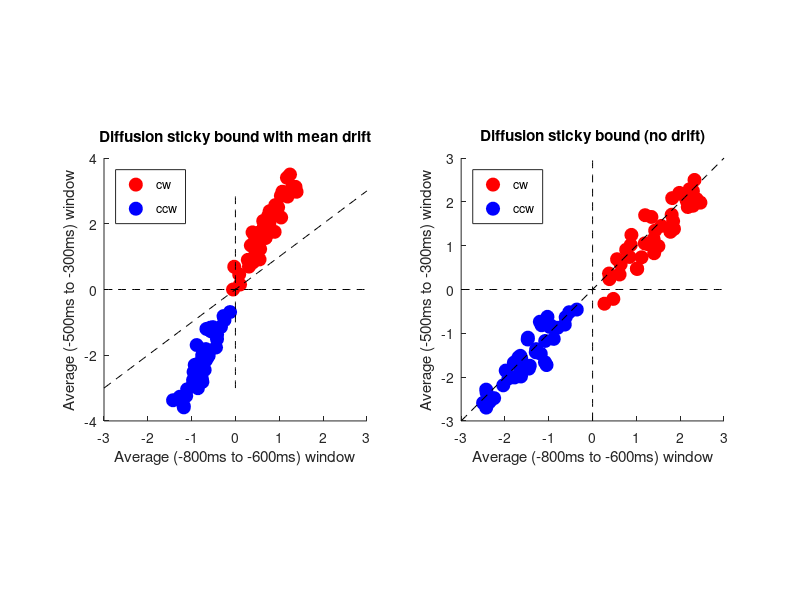

This chart was generated by the following MATLAB code: (Note: this script raises an error after producing the figure.)
clear all; close all; clc;
% ==> directories
dataPath     = strcat('/home/thomas/Desktop/UTAustin/Goris/pfc_code/pfc_data');
drc = '../data/';

%% ==> accumulation bound panel

% ==> parameters ~~~~~~~~~~~~~~~~~~~~~~~~~~~~~~~~~~~~~~~~~~~~~~~~~~~~~~~~~~~~~~~

% => number of simulated trials
N = 500;
% => number of simulated timepoints
tm = 200;
% ==> bound
bnd = 10;

% ==> timepoints (like the one for Monkey F and session 1 in the physiology data)
t = linspace(-795,-45,200);

% get indices of timepoints closest to -500 and -300 ms
[~,il] = min(abs(t + 500)); %-500
[~,iu] = min(abs(t + 300)); %-300
% get indices of timepoints closest to -800 and -600 ms
[~,il2] = min(abs(t + 800)); %-800
[~,iu2] = min(abs(t + 600)); %-600

% ~~~~~~~~~~~~~~~~~~~~~~~~~~~~~~~~~~~~~~~~~~~~~~~~~~~~~~~~~~~~~~~~~~~~~~~~~~~~~~


% ==> figure 
figure(3); set(gcf,'Color','w'); set(gcf, 'Position',[675 461 932 501])

% ==> factor for prior offset in cw and ccw directions
for fc = 1:0.1:5

    % ==> prior offsets
    pr_cw  =  0.5 * fc;
    pr_ccw = -0.5 * fc;

    % ==> Gaussian random walk
    sens  = randn(N,tm);
    % ==> cummulative sum over time
    csens = cumsum(sens,2);

    % ==> csens with bound - two cases: with ccw prior or with cw prior offsets
    csensb_cw =  csens + pr_cw;
    csensb_ccw = csens + pr_ccw;

    % ==> set DV values for timepoints over trials that reach or exceed a bound
    % to the bound value (stickiness)
    % ==> cw prior ctx
    csensb_cw(csensb_cw >=  bnd) =  bnd;
    csensb_cw(csensb_cw <= -bnd) = -bnd;
    % ==> ccw prior ctx
    csensb_ccw(csensb_ccw >=  bnd) =  bnd;
    csensb_ccw(csensb_ccw <= -bnd) = -bnd;

    % ==> once a bnd has been reached at time t for a given trial, set the remaining DV values
    % starting from t+1 to the bound for that trial
    % ==> cw cases
    for i = 1:N
        bidx = find(csensb_cw(i,:) >=  bnd, 1, 'first');
        % => set to bound
        if ~isempty(bidx)
            csensb_cw(i,bidx:end) = bnd;
        end
    end
    for i = 1:N
        bidx = find(csensb_cw(i,:) <=  -bnd);
        bidx = min(bidx);
        % => set to bound
        if ~isempty(bidx)
            csensb_cw(i,bidx:end) = -bnd;
        end
    end
    % ==> ccw context cases
    for i = 1:N
        bidx = find(csensb_ccw(i,:) >=  bnd, 1, 'first');
        % => set to bound
        if ~isempty(bidx)
            csensb_ccw(i,bidx:end) = bnd;
        end
    end
    for i = 1:N
        bidx = find(csensb_ccw(i,:) <=  -bnd);
        bidx = min(bidx);
        % => set to bound
        if ~isempty(bidx)
            csensb_ccw(i,bidx:end) = -bnd;
        end
    end

    % figure(1); set(gcf,'Color','w'); set(gcf,'Position',[124 717 1682 245]);
    % subplot(1,5,1); 
    % hold on; hold all;
    % plot((csens + pr_cw)', 'color', [1,0.5,0.5,0.5]);     ylim([-bnd - 10, bnd + 10]);
    % plot(1:t,repmat( bnd,tm), 'r--', 'linewidth', 4);
    % plot(1:t,repmat(-bnd,tm), 'b--', 'linewidth', 4);
    % title('cw prior ctx')
    % subplot(1,5,2); 
    % hold on; hold all;
    % plot((csens + pr_ccw)', 'color', [0.5,0.5,1,0.5]);     ylim([-bnd - 10, bnd + 10]);
    % plot(1:t,repmat( bnd,tm), 'r--', 'linewidth', 4);
    % plot(1:t,repmat(-bnd,tm), 'b--', 'linewidth', 4);
    % title('ccw prior ctx')
    %  
    % subplot(1,5,3); 
    % hold on; hold all;
    % plot(1:t,repmat( bnd,tm), 'r--', 'linewidth', 4);
    % plot(1:t,repmat(-bnd,tm), 'b--', 'linewidth', 4);
    % plot(csensb_cw', 'color', [1,0.5,0.5,0.5]);     ylim([-bnd - 10, bnd + 10]);
    % title('cw prior ctx')
    % subplot(1,5,4); 
    % hold on; hold all;
    % plot(1:t,repmat( bnd,tm), 'r--', 'linewidth', 4);
    % plot(1:t,repmat(-bnd,tm), 'b--', 'linewidth', 4);
    % plot(csensb_ccw', 'color', [0.5,0.5,1,0.5]);     ylim([-bnd - 10, bnd + 10]);
    % title('ccw prior ctx')
    % 
    % subplot(1,5,5);
    % plot(mean(csensb_cw,1),'linewidth',1, 'color',  [1,0.5,0.5,0.5]);
    % hold on; hold all;
    % plot(mean(csensb_ccw,1),'linewidth',1, 'color', [0.5,0.5,1,0.5]);
    % ylabel('Average signed DV (acc. bound)')
    % xlabel('Time')
    % title('Average over trials')

    % ~~~~~~~~~~~~~~~~~~~~~~~~~~~~~~~~~~~~~~~~~~~~~~~~~~~~~~~~~~~~~~~~~~~~~~~~~~~~~~~~~~~~~~~~
    %==> case with a bias that grows linearly with t (mean drift)

    pr_cw_d =   fc*(0:(tm-1))/(0.5*tm-1);
    pr_ccw_d = -fc*(0:(tm-1))/(0.5*tm-1);

    % ==> csens with bound - two cases: with ccw prior or with cw prior
    csensb_cw_d =  csens + repmat(pr_cw_d, [N,1]);
    csensb_ccw_d = csens + repmat(pr_ccw_d,[N,1]);

    % ==> set DV values for timepoints over trials that reach or exceed a bound
    % to the bound value.
    % ==> cw prior ctx
    csensb_cw_d(csensb_cw_d >=  bnd) =  bnd;
    csensb_cw_d(csensb_cw_d <= -bnd) = -bnd;
    % ==> ccw prior ctx
    csensb_ccw_d(csensb_ccw_d >=  bnd) =  bnd;
    csensb_ccw_d(csensb_ccw_d <= -bnd) = -bnd;

    % ==> once a bnd has been reached at time t for a given trial, set the remaining DV values
    % starting from t+1 to the bound for that trial
    % ==> cw cases
    for i = 1:N
        bidx = find(csensb_cw(i,:) >=  bnd, 1, 'first');
        % => set to bound
        if ~isempty(bidx)
            csensb_cw_d(i,bidx:end) = bnd;
        end
    end
    for i = 1:N
        bidx = find(csensb_cw_d(i,:) <=  -bnd);
        bidx = min(bidx);
        % => set to bound
        if ~isempty(bidx)
            csensb_cw_d(i,bidx:end) = -bnd;
        end
    end
    % ==> ccw context cases
    for i = 1:N
        bidx = find(csensb_ccw(i,:) >=  bnd, 1, 'first');
        % => set to bound
        if ~isempty(bidx)
            csensb_ccw_d(i,bidx:end) = bnd;
        end
    end
    for i = 1:N
        bidx = find(csensb_ccw_d(i,:) <=  -bnd);
        bidx = min(bidx);
        % => set to bound
        if ~isempty(bidx)
            csensb_ccw_d(i,bidx:end) = -bnd;
        end
    end

    % figure(2); set(gcf,'Color','w'); set(gcf,'Position',[124 717 1682 245]);
    % subplot(1,5,1); 
    % hold on; hold all;
    % plot((csens + repmat(pr_cw_d, [N,1]))', 'color', [1,0.5,0.5,0.5]);     ylim([-bnd - 10, bnd + 10]);
    % plot(1:t,repmat( bnd,tm), 'r--', 'linewidth', 4);
    % plot(1:t,repmat(-bnd,tm), 'b--', 'linewidth', 4);
    % title('cw prior ctx')
    % subplot(1,5,2); 
    % hold on; hold all;
    % plot((csens + repmat(pr_ccw_d, [N,1]))', 'color', [0.5,0.5,1,0.5]);     ylim([-bnd - 10, bnd + 10]);
    % plot(1:t,repmat( bnd,tm), 'r--', 'linewidth', 4);
    % plot(1:t,repmat(-bnd,tm), 'b--', 'linewidth', 4);
    % title('ccw prior ctx')
    %  
    % subplot(1,5,3); 
    % hold on; hold all;
    % plot(1:t,repmat( bnd,tm), 'r--', 'linewidth', 4);
    % plot(1:t,repmat(-bnd,tm), 'b--', 'linewidth', 4);
    % plot(csensb_cw_d', 'color', [1,0.5,0.5,0.5]);     ylim([-bnd - 10, bnd + 10]);
    % title('cw prior ctx')
    % subplot(1,5,4); 
    % hold on; hold all;
    % plot(1:t,repmat( bnd,tm), 'r--', 'linewidth', 4);
    % plot(1:t,repmat(-bnd,tm), 'b--', 'linewidth', 4);
    % plot(csensb_ccw_d', 'color', [0.5,0.5,1,0.5]);     ylim([-bnd - 10, bnd + 10]);
    % title('ccw prior ctx')
    % 
    % subplot(1,5,5);
    % plot(mean(csensb_cw_d,1),'linewidth',1, 'color',  [1,0.5,0.5,0.5]);
    % hold on; hold all;
    % plot(mean(csensb_ccw_d,1),'linewidth',1, 'color', [0.5,0.5,1,0.5]);
    % ylabel('Average signed DV (acc. bound)')
    % xlabel('Time')
    % title('Average over trials')

    % ==> drifting prior expectation
    % => time window 1
    csensb_ccw_d_mu =  mean(mean(csensb_ccw_d(:,il:iu),1),2);
    csensb_cw_d_mu  =  mean(mean(csensb_cw_d(:, il:iu),1),2);
    % => time window 2
    csensb_ccw_d_mu2 = mean(mean(csensb_ccw_d(:,il2:iu2),1),2);
    csensb_cw_d_mu2  = mean(mean(csensb_cw_d(:, il2:iu2),1),2);

    % ==> fixed prior expectation
    % => time window 1
    csensb_ccw_mu =  mean(mean(csensb_ccw(:,il:iu),1),2);
    csensb_cw_mu  =  mean(mean(csensb_cw(:, il:iu),1),2);
    % => time window 2
    csensb_ccw_mu2 = mean(mean(csensb_ccw(:,il2:iu2),1),2);
    csensb_cw_mu2  = mean(mean(csensb_cw(:, il2:iu2),1),2);

    subplot(1,2,1);
    hold on; hold all;
    % scatter(csensb_cw_d_mu2 - csensb_ccw_d_mu2, csensb_cw_d_mu - csensb_ccw_d_mu,  90, 'ko'); %,'markerfacecolor', 'b', 'markeredgecolor', 'b')
    scatter(csensb_cw_d_mu2,  csensb_cw_d_mu,     90, 'o','markerfacecolor', 'r', 'markeredgecolor', 'r')
    scatter(csensb_ccw_d_mu2,  csensb_ccw_d_mu,   90, 'o','markerfacecolor', 'b', 'markeredgecolor', 'b')
    axis equal;
    subplot(1,2,2);
    hold on; hold all;
    % scatter(csensb_cw_mu2 - csensb_ccw_mu2,     csensb_cw_mu - csensb_ccw_mu, 90,  'ko'); %,'markerfacecolor', 'b', 'markeredgecolor', 'b')
    scatter(csensb_cw_mu2,    csensb_cw_mu,    90,  'o','markerfacecolor', 'r', 'markeredgecolor', 'r')
    scatter(csensb_ccw_mu2,    csensb_ccw_mu,  90,  'o','markerfacecolor', 'b', 'markeredgecolor', 'b')
    axis equal;

    fprintf('completed plotting for prior offset factor %d...\n',fc)

end

subplot(1,2,1);
hold on; hold all;
plot(-3:0.1:3,-3:0.1:3,'k--')
plot(-3:0.1:3,zeros([1,length(-3:0.1:3)]),'k--')
plot(zeros([1,length(-3:0.1:3)]),-3:0.1:3,'k--')
axis equal; axis square;
xlabel('Average (-800ms to -600ms) window')
ylabel('Average (-500ms to -300ms) window')
legend('cw', 'ccw', 'Location', 'NorthWest')
title('Diffusion sticky bound with mean drift')
drawnow;

subplot(1,2,2);
hold on; hold all;
plot(-3:0.1:3,-3:0.1:3,'k--')
plot(-3:0.1:3,zeros([1,length(-3:0.1:3)]),'k--')
plot(zeros([1,length(-3:0.1:3)]),-3:0.1:3,'k--')
axis equal; axis square;
xlabel('Average (-800ms to -600ms) window')
ylabel('Average (-500ms to -300ms) window')
legend('cw', 'ccw', 'Location', 'NorthWest')
title('Diffusion sticky bound (no drift)')
drawnow;

%%
close all; clc;

figure(); set(gcf,'Color','w');

% => cw cases
Fmu_cw_lo = nan(13,2);
Fmu_cw_hi = nan(13,2);

Jmu_cw_lo = nan(16,2);
Jmu_cw_hi = nan(16,2);

% => ccw cases
Fmu_ccw_lo = nan(13,2);
Fmu_ccw_hi = nan(13,2);

Jmu_ccw_lo = nan(16,2);
Jmu_ccw_hi = nan(16,2);

% ==> for storing all neutral DV trajectories
% => cw cases
F_cw_lo = nan(13,200);
F_cw_hi = nan(13,200);
J_cw_lo = nan(16,200);
J_cw_hi = nan(16,200);

% => ccw cases
F_ccw_lo = nan(13,200);
F_ccw_hi = nan(13,200);
J_ccw_lo = nan(16,200);
J_ccw_hi = nan(16,200);

% ==> what is the session
for iSfln = 1:29 

    % ~~~~~~~~~~~~~~~~~~~~~~~~~~~~~~~~~~~~~~~~~~~~~~~~~~~~~~~~~~~~~~~~~~~~~~~~~~~~~~~~~~~~~
    % params: matrix with the model parameters [trial x parameter]
    params = load([drc,'trial_DV_params_iS_',num2str(iSfln),'.mat']);
    params = params.ps_cat;
    fprintf('Finished loading matrix with the model parameters for iS = %d... \n',iSfln)
    % ~~~~~~~~~~~~~~~~~~~~~~~~~~~~~~~~~~~~~~~~~~~~~~~~~~~~~~~~~~~~~~~~~~~~~~~~~~~~~~~~~~~~~

    % ~~~~~~~~~~~~~~~~~~~~~~~~~~~~~~~~~~~~~~~~~~~~~~~~~~~~~~~~~~~~~~~~~~~~~~~~~~~~~~~~~~~~~
    % dvs are model predicted DV trajectories [trial x time] (Category DVs)
    dvs = load([drc,'trial_DV_traj_iS_',num2str(iSfln),'.mat']);
    dvs = dvs.dv_cat;
    fprintf('Finished loading model predicted DV trajectories (Categorical DVs) for iS = %d... \n',iSfln)
    % ~~~~~~~~~~~~~~~~~~~~~~~~~~~~~~~~~~~~~~~~~~~~~~~~~~~~~~~~~~~~~~~~~~~~~~~~~~~~~~~~~~~~~

    % ==> load session data
    if iSfln > 9
        load([dataPath,'/dataSet_',num2str(iSfln),'.mat']);
    elseif iSfln <= 9
        load([dataPath,'/dataSet_0',num2str(iSfln),'.mat']);
    end
    timeSac = S.dec.timeSac;
    % Set time boundaries
    fitTimeSacBegin = -800;  % in ms, relative to saccade onset
    fitTimeSacEnd   = -50;
    [~, sacBegin] = min(abs(timeSac - fitTimeSacBegin));
    [~, sacEnd]   = min(abs(timeSac - fitTimeSacEnd));

    % time intervals
    t = linspace(timeSac(sacBegin),timeSac(sacEnd),size(dvs,2));

    % ==> note: the t range is different for F and JP
    % => for F the range is   -795 -> -45
    % => for JP the range is  -790 -> -40
    
    % get indices of timepoints closest to -500 and -300 ms
    [~,il] = min(abs(t + 500)); %-500
    [~,iu] = min(abs(t + 300)); %-300
    % get indices of timepoints closest to -800 and -600 ms
    [~,il2] = min(abs(t + 800)); %-800
    [~,iu2] = min(abs(t + 600)); %-600

    % ==> choice
    cho = S.beh.choiceCat;
    % ==> context, contrast, orientation indicator variables
    ctx = S.exp.taskContext; ctr = S.exp.stimContrast; ori = S.exp.stimOriDeg;
    % x axis is orientation (the values differ for FN and JP!). Use unique values
    or = unique(ori)'; cx = unique(ctx)'; cr = unique(ctr)';
    
    % indices
    idxcwlo =  (ori == 0) & (ctx == cx(2)) & (ctr == cr(1));
    idxccwlo = (ori == 0) & (ctx == cx(1)) & (ctr == cr(1));
    
    idxcwhi =  (ori == 0) & (ctx == cx(2)) & (ctr == cr(2));
    idxccwhi = (ori == 0) & (ctx == cx(1)) & (ctr == cr(2));    
    
    % ==> context cw (ctx == 1)
    vcwlo = dvs(idxcwlo,:);
    % ==> context cw (ctx == 1)
    vccwlo = dvs(idxccwlo,:);    
    % ==> context cw (ctx == 1)
    vcwhi = dvs(idxcwhi,:);
    % ==> context cw (ctx == 1)
    vccwhi = dvs(idxccwhi,:);           
    
    subplot(5,6,iSfln);
    hold on; hold all;    
    plot(t,mean(vcwlo,1),  'r:');
    plot(t,mean(vccwlo,1), 'b:');
    plot(t,mean(vcwhi,1),  'r-');
    plot(t,mean(vccwhi,1), 'b-');    
    ylim([-1,1]);
    drawnow;

    % => if Monkey F
    if iSfln <= 13
        % ==> store averages in two time windows
        % => lo contrast       
        Fmu_cw_lo(iSfln,:) = [mean(mean(vcwlo(:,il2:iu2),1),2), mean(mean(vcwlo(:,il:iu),1),2)];
        % => hi contrast
        Fmu_cw_hi(iSfln,:) = [mean(mean(vcwhi(:,il2:iu2),1),2), mean(mean(vcwhi(:,il:iu),1),2)];        
        % => lo contrast
        Fmu_ccw_lo(iSfln,:) = [mean(mean(vccwlo(:,il2:iu2),1),2), mean(mean(vccwlo(:,il:iu),1),2)];
        % => hi contrast
        Fmu_ccw_hi(iSfln,:) = [mean(mean(vccwhi(:,il2:iu2),1),2), mean(mean(vccwhi(:,il:iu),1),2)];    
        
        % ==> store average DV trajectories        
        F_cw_lo(iSfln,:) = mean(vcwlo,1);    
        F_cw_hi(iSfln,:) = mean(vcwhi,1);  
        F_ccw_lo(iSfln,:) = mean(vccwlo,1);    
        F_ccw_hi(iSfln,:) = mean(vccwhi,1);          
        
    % => if Monkey J    
    elseif iSfln >= 14
        % ==> store averages in two time windows        
        % => lo contrast
        Jmu_cw_lo(iSfln -13,:) = [mean(mean(vcwlo(:,il2:iu2),1),2), mean(mean(vcwlo(:,il:iu),1),2)];
        % => hi contrast
        Jmu_cw_hi(iSfln -13,:) = [mean(mean(vcwhi(:,il2:iu2),1),2), mean(mean(vcwhi(:,il:iu),1),2)];        
        % => lo contrast
        Jmu_ccw_lo(iSfln -13,:) = [mean(mean(vccwlo(:,il2:iu2),1),2), mean(mean(vccwlo(:,il:iu),1),2)];
        % => hi contrast
        Jmu_ccw_hi(iSfln -13,:) = [mean(mean(vccwhi(:,il2:iu2),1),2), mean(mean(vccwhi(:,il:iu),1),2)];      
        
        % ==> store average DV trajectories        
        J_cw_lo(iSfln  -13,:) = mean(vcwlo,1);    
        J_cw_hi(iSfln  -13,:) = mean(vcwhi,1);  
        J_ccw_lo(iSfln -13,:) = mean(vccwlo,1);    
        J_ccw_hi(iSfln -13,:) = mean(vccwhi,1);    
        
    end    
end

%%
% close all; clc;

figure(); set(gcf,'Color','w'); set(gcf,'Position',[86 490 1834 472]);
subplot(1,3,1);
hold on; hold all;
% => monkey F
s1 = scatter(Fmu_cw_lo(:,1), Fmu_cw_lo(:,2),  90, 'o','markerfacecolor', [0.15,0.75,0.5], 'markeredgecolor', 'r', 'MarkerFaceAlpha',.3,'MarkerEdgeAlpha',1);
s2 = scatter(Fmu_ccw_lo(:,1),Fmu_ccw_lo(:,2), 90, 'o','markerfacecolor', [0.15,0.75,0.5], 'markeredgecolor', 'b', 'MarkerFaceAlpha',.3,'MarkerEdgeAlpha',1);
s3 = scatter(Fmu_cw_hi(:,1), Fmu_cw_hi(:,2),  90, 'o','markerfacecolor', [0.15,0.75,0.5], 'markeredgecolor', 'r');
s4 = scatter(Fmu_ccw_hi(:,1),Fmu_ccw_hi(:,2), 90, 'o','markerfacecolor', [0.15,0.75,0.5], 'markeredgecolor', 'b');
% => monkey J
s5 = scatter(Jmu_cw_lo(:,1), Jmu_cw_lo(:,2),  90, 'o','markerfacecolor', [1,0.5,0], 'markeredgecolor', 'r', 'MarkerFaceAlpha',.3,'MarkerEdgeAlpha',1);
s6 = scatter(Jmu_ccw_lo(:,1),Jmu_ccw_lo(:,2), 90, 'o','markerfacecolor', [1,0.5,0], 'markeredgecolor', 'b', 'MarkerFaceAlpha',.3,'MarkerEdgeAlpha',1);
s7 = scatter(Jmu_cw_hi(:,1), Jmu_cw_hi(:,2),  90, 'o','markerfacecolor', [1,0.5,0], 'markeredgecolor', 'r');
s8 = scatter(Jmu_ccw_hi(:,1),Jmu_ccw_hi(:,2), 90, 'o','markerfacecolor', [1,0.5,0], 'markeredgecolor', 'b');
hold on; hold all
plot(-0.6:0.1:0.6,-0.6:0.1:0.6,'k--')
plot(-0.6:0.1:0.6,zeros([1,length(-0.6:0.1:0.6)]),'k--')
plot(zeros([1,length(-0.6:0.1:0.6)]),-0.6:0.1:0.6,'k--')
axis equal; axis square;
xlabel('Average (-800ms to -600ms) window')
ylabel('Average (-500ms to -300ms) window')
legend([s1,s2,s3,s4,s5,s6,s7,s8], 'Monkey F cw low contrast','Monkey F ccw low contrast','Monkey F cw high contrast','Monkey F ccw high contrast', ...
                                  'Monkey J cw low contrast','Monkey J ccw low contrast','Monkey J cw high contrast','Monkey J ccw high contrast',... 
                                 'Location','SouthEast')



subplot(1,3,2);
hold on; hold all;
p1 = plot(linspace(-790,-40,200), mean(J_cw_lo,1), 'color', [1,0,0,0.35],  'linewidth',8);
p2 = plot(linspace(-790,-40,200), mean(J_cw_hi,1), 'r-',  'linewidth',4);
p3 = plot(linspace(-790,-40,200), mean(J_ccw_lo,1), 'color', [0,0,1,0.35], 'linewidth',8);
p4 = plot(linspace(-790,-40,200), mean(J_ccw_hi,1), 'b-', 'linewidth',4);
% => time windows
plot(repmat(-800,[20,1]),linspace(-0.2,0.2,20),'k--')
plot(repmat(-600,[20,1]),linspace(-0.2,0.2,20),'k--')

plot(repmat(-500,[20,1]),linspace(-0.2,0.2,20),'k:')
plot(repmat(-300,[20,1]),linspace(-0.2,0.2,20),'k:')
xlim([-840,-30])
title('Monkey J');
xlabel('Time');
ylabel('Signed DV average (vertical stimulus)');
legend([p1,p2,p3,p4],'cw context, low contrast', 'cw context high contrast', ...
                     'ccw context, low contrast', 'ccw context, high contrast');

subplot(1,3,3);
hold on; hold all;
p1 = plot(linspace(-795,-45,200), mean(F_cw_lo,1), 'color', [1,0,0,0.35],  'linewidth',8);
p2 = plot(linspace(-795,-45,200), mean(F_cw_hi,1), 'r-',  'linewidth',4);
p3 = plot(linspace(-795,-45,200), mean(F_ccw_lo,1), 'color', [0,0,1,0.35], 'linewidth',8);
p4 = plot(linspace(-795,-45,200), mean(F_ccw_hi,1), 'b-', 'linewidth',4);
% => time windows
plot(repmat(-800,[20,1]),linspace(-0.2,0.2,20),'k--')
plot(repmat(-600,[20,1]),linspace(-0.2,0.2,20),'k--')

plot(repmat(-500,[20,1]),linspace(-0.2,0.2,20),'k:')
plot(repmat(-300,[20,1]),linspace(-0.2,0.2,20),'k:')
xlim([-840,-30])
title('Monkey F');
xlabel('Time');
ylabel('Signed DV average (vertical stimulus)');
legend([p1,p2,p3,p4],'cw context, low contrast', 'cw context high contrast', ...
                     'ccw context, low contrast', 'ccw context, high contrast');

%% ==> just seprate out by monkey

figure(); set(gcf,'Color','w'); set(gcf,'Position',[178 358 1325 604]);
subplot(1,2,1);
hold on; hold all;
% => monkey F
s1 = scatter(Fmu_cw_lo(:,1), Fmu_cw_lo(:,2),  140, 'o','markerfacecolor', [0.15,0.75,0.5], 'markeredgecolor', 'r', 'MarkerFaceAlpha',.3,'MarkerEdgeAlpha',1);
s2 = scatter(Fmu_ccw_lo(:,1),Fmu_ccw_lo(:,2), 140, 'o','markerfacecolor', [0.15,0.75,0.5], 'markeredgecolor', 'b', 'MarkerFaceAlpha',.3,'MarkerEdgeAlpha',1);
s3 = scatter(Fmu_cw_hi(:,1), Fmu_cw_hi(:,2),  140, 'o','markerfacecolor', [0.15,0.75,0.5], 'markeredgecolor', 'r');
s4 = scatter(Fmu_ccw_hi(:,1),Fmu_ccw_hi(:,2), 140, 'o','markerfacecolor', [0.15,0.75,0.5], 'markeredgecolor', 'b');
% ==> lines
plot(-0.6:0.1:0.6,-0.6:0.1:0.6,'k--')
plot(-0.6:0.1:0.6,zeros([1,length(-0.6:0.1:0.6)]),'k--')
plot(zeros([1,length(-0.6:0.1:0.6)]),-0.6:0.1:0.6,'k--')
axis equal; axis square;
xlabel('Average (-800ms to -600ms) window');
ylabel('Average (-500ms to -300ms) window');
legend([s1,s2,s3,s4],'cw low contrast','ccw low contrast','cw high contrast','ccw high contrast','Location','SouthEast')
title('Monkey F');

subplot(1,2,2);
hold on; hold all;
% => monkey J
s1 = scatter(Jmu_cw_lo(:,1), Jmu_cw_lo(:,2),  140, 'o','markerfacecolor', [1,0.5,0], 'markeredgecolor', 'r', 'MarkerFaceAlpha',.3,'MarkerEdgeAlpha',1);
s2 = scatter(Jmu_ccw_lo(:,1),Jmu_ccw_lo(:,2), 140, 'o','markerfacecolor', [1,0.5,0], 'markeredgecolor', 'b', 'MarkerFaceAlpha',.3,'MarkerEdgeAlpha',1);
s3 = scatter(Jmu_cw_hi(:,1), Jmu_cw_hi(:,2),  140, 'o','markerfacecolor', [1,0.5,0], 'markeredgecolor', 'r');
s4 = scatter(Jmu_ccw_hi(:,1),Jmu_ccw_hi(:,2), 140, 'o','markerfacecolor', [1,0.5,0], 'markeredgecolor', 'b');
% ==> lines
plot(-0.6:0.1:0.6,-0.6:0.1:0.6,'k--')
plot(-0.6:0.1:0.6,zeros([1,length(-0.6:0.1:0.6)]),'k--')
plot(zeros([1,length(-0.6:0.1:0.6)]),-0.6:0.1:0.6,'k--')
axis equal; axis square;
xlabel('Average (-800ms to -600ms) window')
ylabel('Average (-500ms to -300ms) window')
legend([s1,s2,s3,s4],'cw low contrast','ccw low contrast','cw high contrast','ccw high contrast','Location','SouthEast')
title('Monkey J');

% text(Jmu_cw_lo(:,1)  - 0.015, Jmu_cw_lo(:,2),  string([14:29]),'fontsize',6)
% text(Jmu_ccw_lo(:,1) - 0.015,Jmu_ccw_lo(:,2), string([14:29]),'fontsize',6)
% text(Jmu_cw_hi(:,1)  - 0.015, Jmu_cw_hi(:,2),  string([14:29]),'fontsize',6)
% text(Jmu_ccw_hi(:,1) - 0.015,Jmu_ccw_hi(:,2), string([14:29]),'fontsize',6)


%% ==> just one example
% close all; clc;

figure(); set(gcf,'Color','w'); set(gcf, 'Position',[675 363 602 599])

iSfln = 23;

% ~~~~~~~~~~~~~~~~~~~~~~~~~~~~~~~~~~~~~~~~~~~~~~~~~~~~~~~~~~~~~~~~~~~~~~~~~~~~~~~~~~~~~
% params: matrix with the model parameters [trial x parameter]
params = load([drc,'trial_DV_params_iS_',num2str(iSfln),'.mat']);
params = params.ps_cat;
fprintf('Finished loading matrix with the model parameters for iS = %d... \n',iSfln)
% ~~~~~~~~~~~~~~~~~~~~~~~~~~~~~~~~~~~~~~~~~~~~~~~~~~~~~~~~~~~~~~~~~~~~~~~~~~~~~~~~~~~~~

% ~~~~~~~~~~~~~~~~~~~~~~~~~~~~~~~~~~~~~~~~~~~~~~~~~~~~~~~~~~~~~~~~~~~~~~~~~~~~~~~~~~~~~
% dvs are model predicted DV trajectories [trial x time] (Category DVs)
dvs = load([drc,'trial_DV_traj_iS_',num2str(iSfln),'.mat']);
dvs = dvs.dv_cat;
fprintf('Finished loading model predicted DV trajectories (Categorical DVs) for iS = %d... \n',iSfln)
% ~~~~~~~~~~~~~~~~~~~~~~~~~~~~~~~~~~~~~~~~~~~~~~~~~~~~~~~~~~~~~~~~~~~~~~~~~~~~~~~~~~~~~

% ==> load session data
if iSfln > 9
    load([dataPath,'/dataSet_',num2str(iSfln),'.mat']);
elseif iSfln <= 9
    load([dataPath,'/dataSet_0',num2str(iSfln),'.mat']);
end
timeSac = S.dec.timeSac;
% Set time boundaries
fitTimeSacBegin = -800;  % in ms, relative to saccade onset
fitTimeSacEnd   = -50;
[~, sacBegin] = min(abs(timeSac - fitTimeSacBegin));
[~, sacEnd]   = min(abs(timeSac - fitTimeSacEnd));

% time intervals
t = linspace(timeSac(sacBegin),timeSac(sacEnd),size(dvs,2));

% ==> choice
cho = S.beh.choiceCat;
% ==> context, contrast, orientation indicator variables
ctx = S.exp.taskContext; ctr = S.exp.stimContrast; ori = S.exp.stimOriDeg;

% x axis is orientation (the values differ for FN and JP!). Use unique values
or = unique(ori)'; cx = unique(ctx)'; cr = unique(ctr)';

% indices
idxcwlo =  (ori == 0) & (ctx == cx(2)) & (ctr == cr(1));
idxccwlo = (ori == 0) & (ctx == cx(1)) & (ctr == cr(1));

idxcwhi =  (ori == 0) & (ctx == cx(2)) & (ctr == cr(2));
idxccwhi = (ori == 0) & (ctx == cx(1)) & (ctr == cr(2));    

% ==> context cw (ctx == 1)
vcwlo = dvs(idxcwlo,:);
% ==> context cw (ctx == 1)
vccwlo = dvs(idxccwlo,:);

% ==> context cw (ctx == 1)
vcwhi = dvs(idxcwhi,:);
% ==> context cw (ctx == 1)
vccwhi = dvs(idxccwhi,:);    


title(['J',S.general.expDate]);
hold on; hold all;    
p1 = plot(t,mean(vcwlo,1),  'color', [1,0,0,0.5], 'linewidth',8);
p2 = plot(t,mean(vccwlo,1), 'color', [0,0,1,0.5], 'linewidth',8);
xlabel('Time'); ylabel('Average Signed DV (vertical stimulus)');
ylim([-1,1]);
% => time windows
plot(repmat(-800,[20,1]),linspace(-0.8,0.8,20),'k--')
plot(repmat(-600,[20,1]),linspace(-0.8,0.8,20),'k--')
plot(repmat(-500,[20,1]),linspace(-0.8,0.8,20),'k:')
plot(repmat(-300,[20,1]),linspace(-0.8,0.8,20),'k:')
xlim([-840,-30]);

hold on; hold all;   
p3 = plot(t,mean(vcwhi,1),  'r-','linewidth',4);
p4 = plot(t,mean(vccwhi,1), 'b-','linewidth',4);    

legend([p1,p2,p3,p4],'CW prior low contrast','CCW prior low contrast', 'CW prior high contrast','CCW prior high contrast');
drawnow;
    
